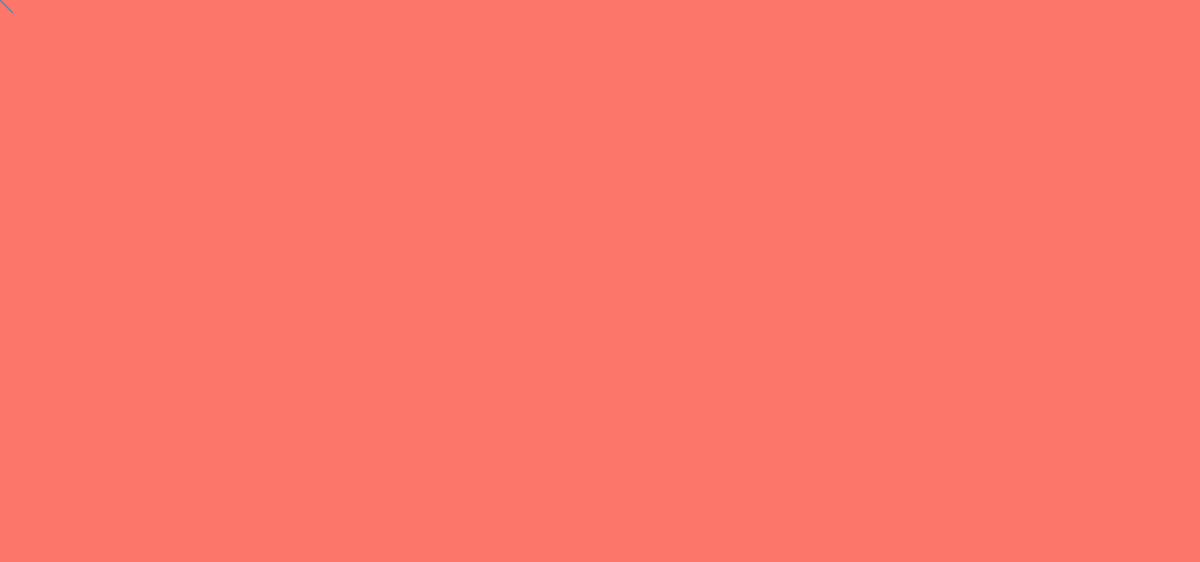
Frame 1 (no input)
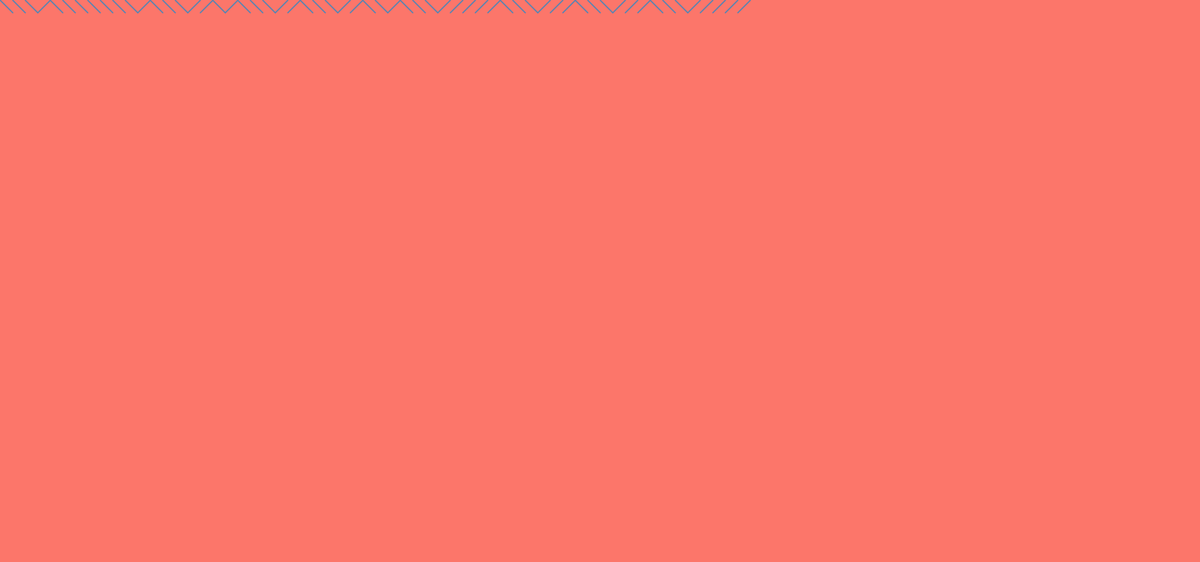
Frame 60 (the mouse pressed at the canvas centre just before this capture)
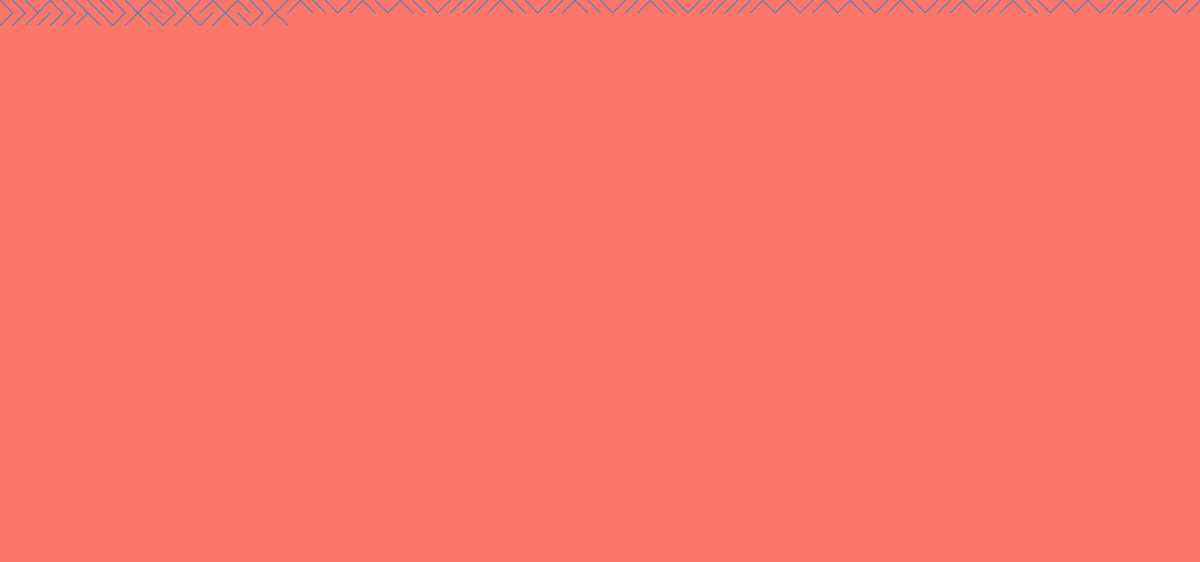
Frame 120 (the mouse held since frame 60 and released just before this capture)

The Processing sketch that drew these frames (run headless with seeded random() and noise(); from frame 60 on, the mouse is pressed at the canvas centre):

// Processing sketch: print_10
// ── print_10.pde

void setup(){
  size(1920,900);
  background(252,118,106);
  stroke(255);
  strokeWeight(2);
  fill(255,0,0);
}
int spacing=20;
int x=0;
int y=0;
void draw(){
  float bright=random(20);
  stroke(91,132,177);
  if(random(1)<0.5)
  {
  //strokeWeight(random(5));
  line(x,y,x+spacing,y+spacing);
  }
  else
  {
     //strokeWeight(random(2));
    line(x,y+spacing,x+spacing,y);
  }
  
  //beginShape();
  
  //vertex(
  
  
  
  x+=spacing;
  
  if(x>width)
  {
    x=0;
    y+=spacing;
  }
}
